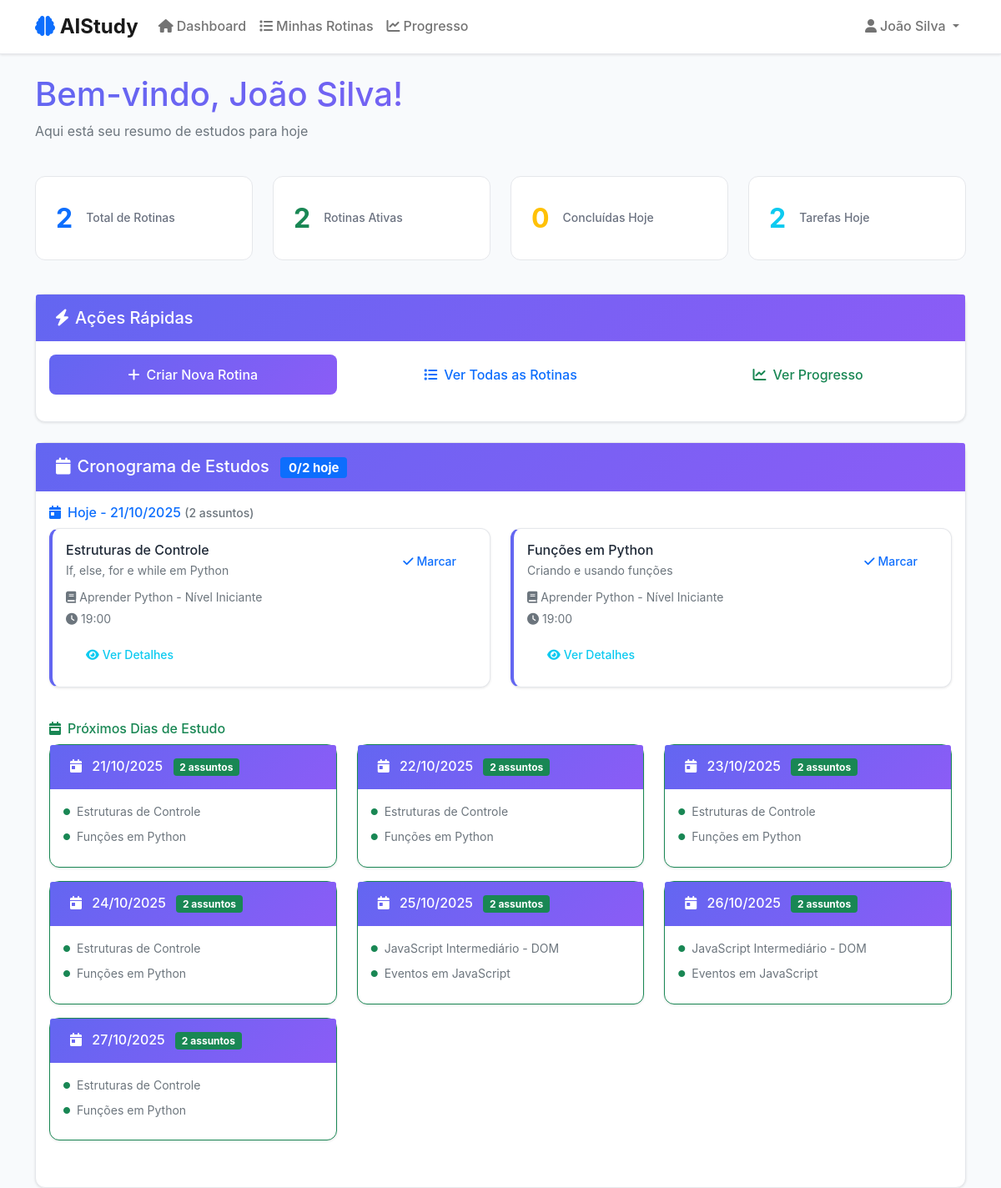
/dashboard.php (signed in), run on the app's committed database.
### tables this page shows
CREATE TABLE tasks (
    id INT AUTO_INCREMENT PRIMARY KEY,
    routine_id INT NOT NULL,
    titulo VARCHAR(200) NOT NULL,
    descricao TEXT,
    dia_estudo INT NOT NULL COMMENT 'dia do cronograma (1, 2, 3...)',
    ordem INT NOT NULL COMMENT 'ordem dentro do dia',
    status ENUM('pendente', 'concluida') DEFAULT 'pendente',
    material_estudo JSON COMMENT 'links, textos, etc.',
    tempo_estimado INT DEFAULT NULL COMMENT 'tempo estimado em minutos',
    dificuldade ENUM('facil', 'medio', 'dificil') DEFAULT 'medio',
    created_at TIMESTAMP DEFAULT CURRENT_TIMESTAMP,
    updated_at TIMESTAMP DEFAULT CURRENT_TIMESTAMP ON UPDATE CURRENT_TIMESTAMP,
    FOREIGN KEY (routine_id) REFERENCES routines(id) ON DELETE CASCADE
);

CREATE TABLE routines (
    id INT AUTO_INCREMENT PRIMARY KEY,
    user_id INT NOT NULL,
    titulo VARCHAR(200) NOT NULL,
    tema VARCHAR(100) NOT NULL,
    nivel ENUM('iniciante', 'intermediario', 'avancado') NOT NULL,
    tempo_diario INT NOT NULL COMMENT 'em minutos',
    dias_disponiveis JSON NOT NULL COMMENT 'array de dias da semana',
    horario_disponivel TIME NOT NULL,
    progresso DECIMAL(5,2) DEFAULT 0.00,
    status ENUM('ativa', 'pausada', 'concluida') DEFAULT 'ativa',
    data_inicio DATE DEFAULT NULL,
    data_fim DATE DEFAULT NULL,
    created_at TIMESTAMP DEFAULT CURRENT_TIMESTAMP,
    updated_at TIMESTAMP DEFAULT CURRENT_TIMESTAMP ON UPDATE CURRENT_TIMESTAMP,
    FOREIGN KEY (user_id) REFERENCES users(id) ON DELETE CASCADE
);

### dashboard.php (the view, shortened to what the rows shown need)
<?php
require_once 'includes/session.php';
require_once 'classes/Calendar.php';
$database = new Database();
$db = $database->getConnection();
$calendar = new Calendar($db);
$user = getCurrentUser();
$today = date('Y-m-d');
$studySchedule = $calendar->getStudySchedule($user['id']);
$todayTasksGrouped = $calendar->getTasksForSpecificDate($user['id'], $today);
$nextStudyDates = [];
foreach ($studySchedule as $date => $schedules) {
    if ($date >= $today) {
        $nextStudyDates[] = $date;
    }
}
sort($nextStudyDates);
$nextStudyDates = array_slice($nextStudyDates, 0, 7);
?>
<!DOCTYPE html>
<html lang="pt-BR">
<head>
    <link href="https://cdn.jsdelivr.net/npm/bootstrap@5.1.3/dist/css/bootstrap.min.css" rel="stylesheet">
    <link href="https://cdnjs.cloudflare.com/ajax/libs/font-awesome/6.0.0/css/all.min.css" rel="stylesheet">
    <link href="assets/css/style.css" rel="stylesheet">
</head>
<body>
    <div class="container mt-4">
        <div class="row mb-4">
            <div class="col-12">
                <h1 class="text-gradient">Bem-vindo, <?php echo htmlspecialchars($user['nome']); ?>!</h1>
            </div>
        </div>
        <div class="row">
            <div class="col-12">
                <div class="card">
                    <div class="card-body">
                        <?php if (empty($studySchedule)): ?>
                            <div class="text-center py-4">
                                <i class="fas fa-calendar-times text-muted fa-3x mb-3"></i>
                                <h5>Nenhum cronograma encontrado</h5>
                                <p class="text-muted">Crie uma rotina para ver seu cronograma de estudos.</p>
                                <a href="criar-rotina.php" class="btn btn-primary">
                                    <i class="fas fa-plus me-2"></i>Criar Rotina
                                </a>
                            </div>
                        <?php else: ?>
                            <?php if (!empty($todayTasksGrouped)): ?>
                                <div class="mb-4">
                                    <div class="row">
                                        <?php foreach ($todayTasksGrouped as $task): ?>
                                            <div class="col-md-6 mb-3">
                                                <div class="task-card card <?php echo $task['status'] === 'concluida' ? 'completed' : ''; ?>">
                                                    <div class="card-body">
                                                        <div class="d-flex justify-content-between align-items-start">
                                                            <div class="flex-grow-1">
                                                                <h6 class="task-title mb-1"><?php echo htmlspecialchars($task['titulo']); ?></h6>
                                                                <p class="text-muted small mb-2"><?php echo htmlspecialchars($task['descricao']); ?></p>
                                                                <small class="text-muted">
                                                                    <i class="fas fa-book me-1"></i><?php echo htmlspecialchars($task['rotina_titulo']); ?>
                                                                    <br>
                                                                    <i class="fas fa-clock me-1"></i><?php echo date('H:i', strtotime($task['horario_disponivel'])); ?>
                                                                </small>
                                                            </div>
                                                            <div class="flex-shrink-0">
                                                                <?php if ($task['status'] === 'concluida'): ?>
                                                                    <span class="badge bg-success">
                                                                        <i class="fas fa-check me-1"></i>Concluída
                                                                    </span>
                                                                <?php else: ?>
                                                                    <button class="btn btn-sm btn-outline-primary" onclick="toggleTask(<?php echo $task['id']; ?>)">
                                                                        <i class="fas fa-check me-1"></i>Marcar
                                                                    </button>
                                                                <?php endif; ?>
                                                            </div>
                                                        </div>
                                                        <div class="mt-2">
                                                            <a href="rotina-detalhada.php?id=<?php echo $task['routine_id']; ?>" class="btn btn-sm btn-outline-info">
                                                                <i class="fas fa-eye me-1"></i>Ver Detalhes
                                                            </a>
                                                        </div>
                                                    </div>
                                                </div>
                                            </div>
                                        <?php endforeach; ?>
                                    </div>
                                </div>
                            <?php endif; ?>
        <?php if (!empty($nextStudyDates)): ?>
            <div class="mb-4">
                <div class="row">
                    <?php foreach ($nextStudyDates as $date): ?>
                        <?php $tasksGrouped = $calendar->getTasksForSpecificDate($user['id'], $date); ?>
                        <?php if (!empty($tasksGrouped)): ?>
                            <div class="col-md-6 col-lg-4 mb-3">
                                <div class="card border-success">
                                    <div class="card-header bg-light">
                                        <h6 class="mb-0">
                                            <i class="fas fa-calendar-day me-2"></i>
                                            <?php echo date('d/m/Y', strtotime($date)); ?>
                                            <span class="badge bg-success ms-2"><?php echo count($tasksGrouped); ?> assunto<?php echo count($tasksGrouped) > 1 ? 's' : ''; ?></span>
                                        </h6>
                                    </div>
                                    <div class="card-body">
                                        <?php foreach (array_slice($tasksGrouped, 0, 2) as $task): ?>
                                            <div class="d-flex align-items-center mb-2">
                                                <i class="fas fa-circle text-success me-2" style="font-size: 8px;"></i>
                                                <small class="text-muted"><?php echo htmlspecialchars($task['titulo']); ?></small>
                                            </div>
                                        <?php endforeach; ?>
                                    </div>
                                </div>
                            </div>
                        <?php endif; ?>
                    <?php endforeach; ?>
                </div>
            </div>
        <?php endif; ?>
                        <?php endif; ?>
                    </div>
                </div>
            </div>
        </div>
    </div>
</body>
</html>

### data on the page
tasks: titulo "Estruturas de Controle", descricao "If, else, for e while em Python", routine.titulo "Aprender Python - Nível Iniciante", routine.horario_disponivel "19:00"
tasks: titulo "Funções em Python", descricao "Criando e usando funções", routine.titulo "Aprender Python - Nível Iniciante", routine.horario_disponivel "19:00"
tasks: titulo "JavaScript Intermediário - DOM"
tasks: titulo "Eventos em JavaScript"

### other printed values
$user['nome'] "João Silva"
$totalRoutines "2"
$activeRoutines "2"
$completedToday "0"
$totalToday "2"
count($todayTasksGrouped) "2"
date('d/m/Y', strtotime($date)) "21/10/2025"
count($tasksGrouped) "2"
date('d/m/Y', strtotime($date)) "22/10/2025"
date('d/m/Y', strtotime($date)) "23/10/2025"
date('d/m/Y', strtotime($date)) "24/10/2025"
date('d/m/Y', strtotime($date)) "25/10/2025"
date('d/m/Y', strtotime($date)) "26/10/2025"
date('d/m/Y', strtotime($date)) "27/10/2025"
